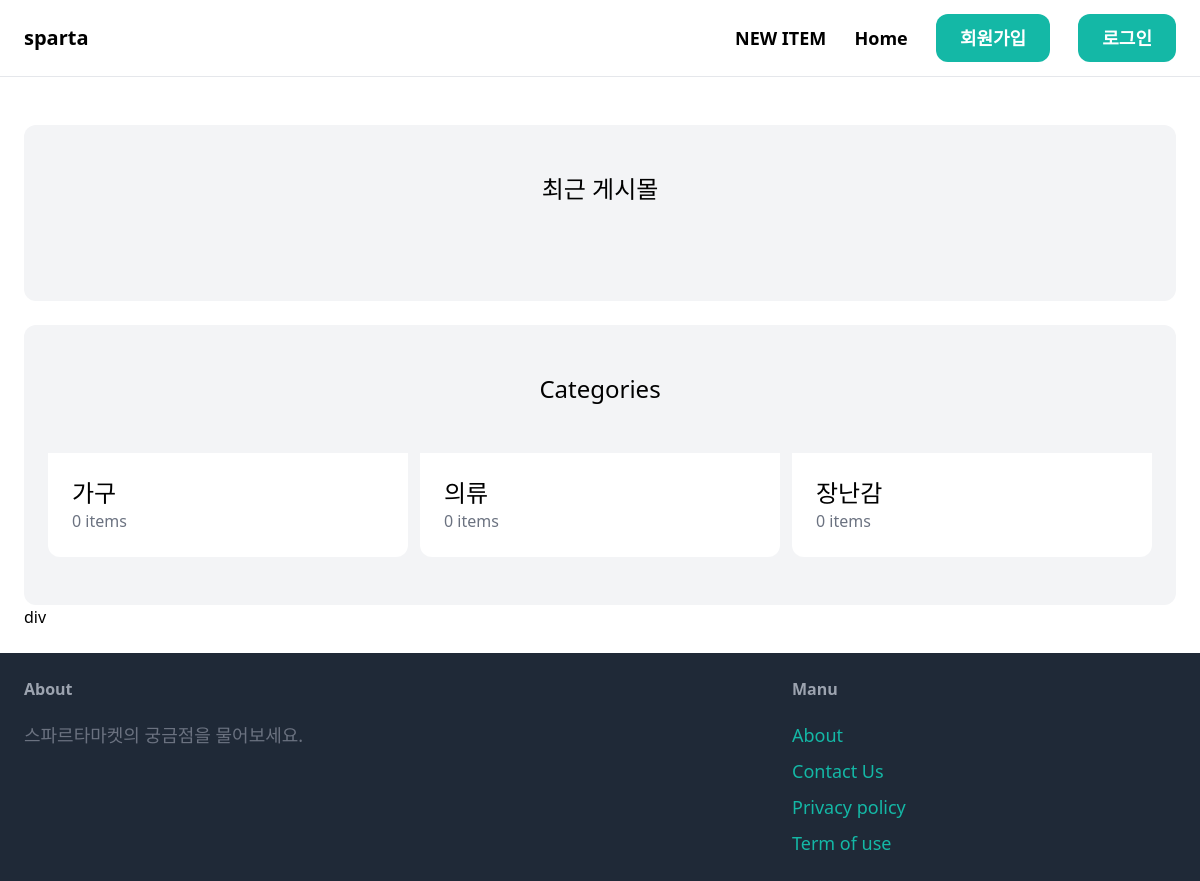
/, run on an earlier commit of the app's database.
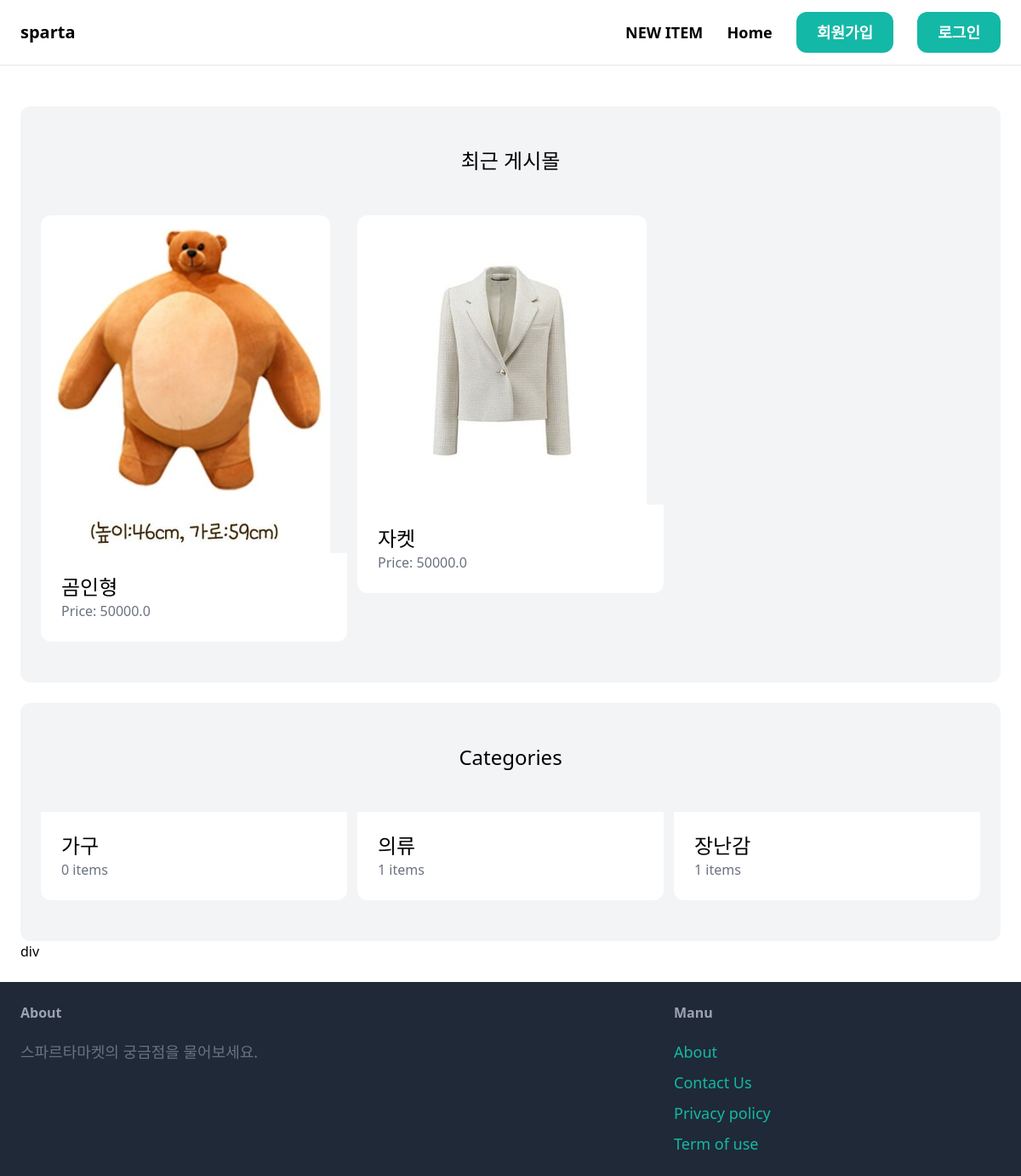
And on a later commit of the database.
### item/models.py (models this page shows, shortened)
class Category(models.Model):
    name = models.CharField(max_length=255)
    class Meta:
        ordering = ('name',)
        verbose_name_plural = 'Categories'

class Item(models.Model):
    category = models.ForeignKey(Category, related_name='items', on_delete=models.CASCADE)
    name = models.CharField(max_length=255)
    description = models.TextField(blank=True, null=True)
    price = models.FloatField()
    image = models.ImageField(upload_to='item_image', blank=True, null=True)
    is_sold = models.BooleanField(default=False)
    created_by = models.ForeignKey(User, related_name='items', on_delete=models.CASCADE)
    created_at = models.DateTimeField(auto_now_add=True)

### core/views.py (the view)
# urls.py: path('', views.index, name='index'),
def index(request):
        item = Item.objects.filter(is_sold=False)[0:6]
        categories = Category.objects.all()
        return render(request, 'core/index.html', {
            'categories': categories,
            'item': item,
        })

### core/templates/core/index.html (shortened to what this page needs)
{% extends 'core/base.html' %}
{% block content %}
    <div class="mt-6 px-6 py-12 bg-gray-100 rounded-xl">
        <h2 class="mb-12 text-2xl text-center">최근 게시몰</h2>
        <div class="grid grid-cols-3 gap-3">
            {% for item in item %}
                <div>
                    <a href="{% url 'item:detail' item.id %}">
                        <div>
                            <img src="{{ item.image.url }}" class="rounded-t-xl">
                        </div>
                        <div class="p-6 bg-white rounded-b-xl">
                            <h2 class="text-2xl">{{ item.name }}</h2>
                            <p class="text-gray-500">Price: {{ item.price }}</p>
                        </div>
                    </a>
                </div>
            {% endfor %}
        </div>
    </div>
    <div class="mt-6 px-6 py-12 bg-gray-100 rounded-xl">
        <h2 class="mb-12 text-2xl text-center">Categories</h2>
        <div class="grid grid-cols-3 gap-3">
            {% for category in categories %}
                <div>
                    <a href="#">
                        <div class="p-6 bg-white rounded-b-xl">
                            <h2 class="text-2xl">{{ category.name }}</h2>
                            <p class="text-gray-500">{{ category.items.count }} items</p>
                        </div>
                    </a>
                </div>
            {% endfor %}
        </div>
    </div>div
{% endblock %}

What changed in the data, as far as the page shows it:
added Item: image (picture), name "곰인형", price "50000.0"
added Item: image (picture), name "자켓", price "50000.0"
computed for Category "의류": items.count "0" → "1"
computed for Category "장난감": items.count "0" → "1"
